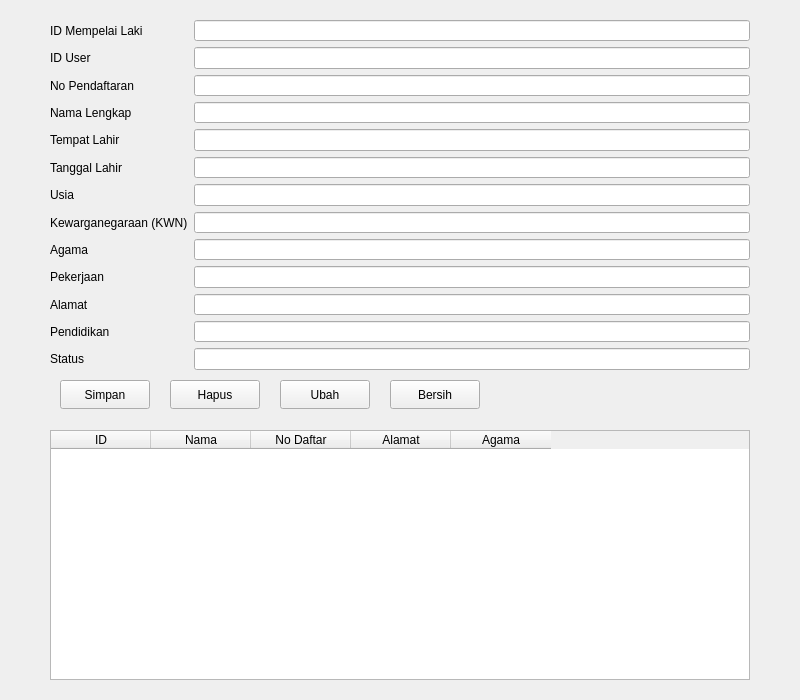
<?xml version="1.0" encoding="UTF-8"?>
<ui version="4.0">
 <class>FormPria</class>
 <widget class="QWidget" name="FormPria">
  <property name="geometry"> <rect> <x>0</x> <y>0</y> <width>800</width> <height>700</height> </rect> </property>
  <property name="windowTitle"> <string>Data Mempelai Laki-laki</string> </property>
  <widget class="QWidget" name="formLayoutWidget">
   <property name="geometry"> <rect> <x>50</x> <y>20</y> <width>700</width> <height>350</height> </rect> </property>
   <layout class="QFormLayout" name="formLayout">
    <item row="0" column="0"><widget class="QLabel" name="l1"><property name="text"><string>ID Mempelai Laki</string></property></widget></item>
    <item row="0" column="1"><widget class="QLineEdit" name="editID"/></item>
    <item row="1" column="0"><widget class="QLabel" name="l2"><property name="text"><string>ID User</string></property></widget></item>
    <item row="1" column="1"><widget class="QLineEdit" name="editIDUser"/></item>
    <item row="2" column="0"><widget class="QLabel" name="l3"><property name="text"><string>No Pendaftaran</string></property></widget></item>
    <item row="2" column="1"><widget class="QLineEdit" name="editNoDaftar"/></item>
    <item row="3" column="0"><widget class="QLabel" name="l4"><property name="text"><string>Nama Lengkap</string></property></widget></item>
    <item row="3" column="1"><widget class="QLineEdit" name="editNama"/></item>
    <item row="4" column="0"><widget class="QLabel" name="l5"><property name="text"><string>Tempat Lahir</string></property></widget></item>
    <item row="4" column="1"><widget class="QLineEdit" name="editTempat"/></item>
    <item row="5" column="0"><widget class="QLabel" name="l6"><property name="text"><string>Tanggal Lahir</string></property></widget></item>
    <item row="5" column="1"><widget class="QLineEdit" name="editTgl"/></item>
    <item row="6" column="0"><widget class="QLabel" name="l7"><property name="text"><string>Usia</string></property></widget></item>
    <item row="6" column="1"><widget class="QLineEdit" name="editUsia"/></item>
    <item row="7" column="0"><widget class="QLabel" name="l8"><property name="text"><string>Kewarganegaraan (KWN)</string></property></widget></item>
    <item row="7" column="1"><widget class="QLineEdit" name="editKWN"/></item>
    <item row="8" column="0"><widget class="QLabel" name="l9"><property name="text"><string>Agama</string></property></widget></item>
    <item row="8" column="1"><widget class="QLineEdit" name="editAgama"/></item>
    <item row="9" column="0"><widget class="QLabel" name="l10"><property name="text"><string>Pekerjaan</string></property></widget></item>
    <item row="9" column="1"><widget class="QLineEdit" name="editKerja"/></item>
    <item row="10" column="0"><widget class="QLabel" name="l11"><property name="text"><string>Alamat</string></property></widget></item>
    <item row="10" column="1"><widget class="QLineEdit" name="editAlamat"/></item>
    <item row="11" column="0"><widget class="QLabel" name="l12"><property name="text"><string>Pendidikan</string></property></widget></item>
    <item row="11" column="1"><widget class="QLineEdit" name="editPend"/></item>
    <item row="12" column="0"><widget class="QLabel" name="l13"><property name="text"><string>Status</string></property></widget></item>
    <item row="12" column="1"><widget class="QLineEdit" name="editStatus"/></item>
   </layout>
  </widget>
  <widget class="QPushButton" name="btnSimpan"> <property name="geometry"> <rect> <x>60</x> <y>380</y> <width>90</width> <height>29</height> </rect> </property> <property name="text"> <string>Simpan</string> </property> </widget>
  <widget class="QPushButton" name="btnHapus"> <property name="geometry"> <rect> <x>170</x> <y>380</y> <width>90</width> <height>29</height> </rect> </property> <property name="text"> <string>Hapus</string> </property> </widget>
  <widget class="QPushButton" name="btnUbah"> <property name="geometry"> <rect> <x>280</x> <y>380</y> <width>90</width> <height>29</height> </rect> </property> <property name="text"> <string>Ubah</string> </property> </widget>
  <widget class="QPushButton" name="btnBersih"> <property name="geometry"> <rect> <x>390</x> <y>380</y> <width>90</width> <height>29</height> </rect> </property> <property name="text"> <string>Bersih</string> </property> </widget>
  <widget class="QTableWidget" name="tabelPria">
   <property name="geometry"> <rect> <x>50</x> <y>430</y> <width>700</width> <height>250</height> </rect> </property>
   <column><property name="text"><string>ID</string></property></column>
   <column><property name="text"><string>Nama</string></property></column>
   <column><property name="text"><string>No Daftar</string></property></column>
   <column><property name="text"><string>Alamat</string></property></column>
   <column><property name="text"><string>Agama</string></property></column>
  </widget>
 </widget>
 <resources/> <connections/>
</ui>
